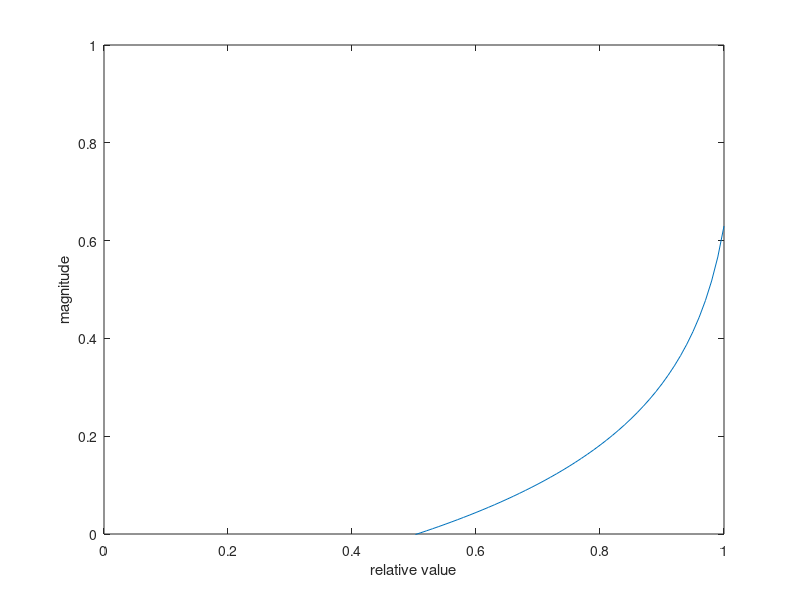

Reproduce this figure in MATLAB.
clear all
clc

A = -0.22;
c_versch = 1.03;
B = 0.43;
C = -0.2;

x = [0 : 0.01 : 1];

for i = 1 : length(x)
     f(i) = (A * (log((c_versch - x(i)) / B) + C));
end

plot(x, f)
axis([0 x(end) 0 1])
xlabel('relative value')
ylabel('magnitude')